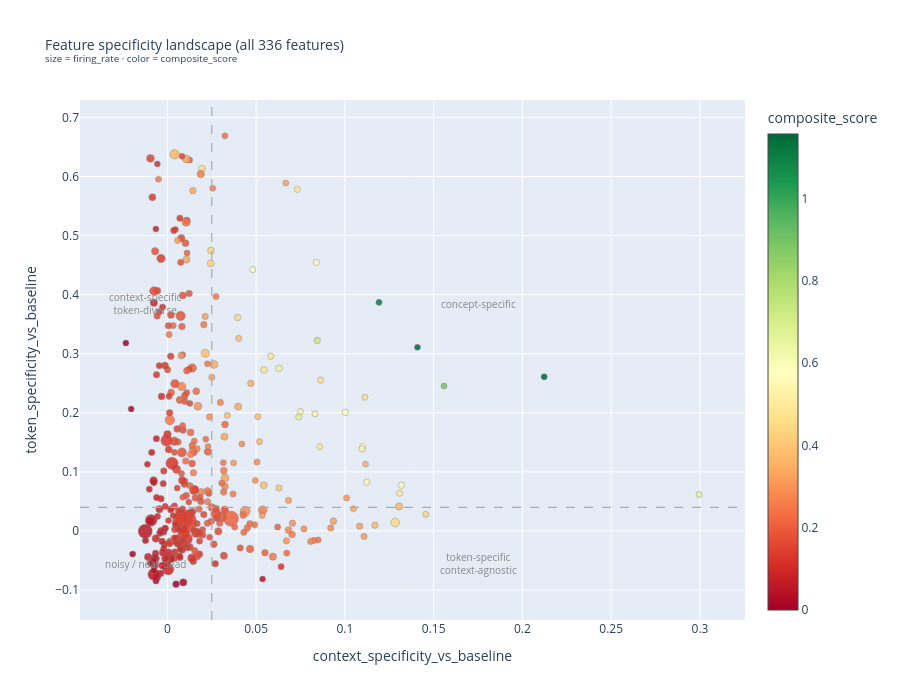

Notebook source saved alongside this figure:
### Code cell
from sae_trainer.sae_semantic_eval.feature_tracer_eval_utils import plot_feature_specificity_scatter
plot_feature_specificity_scatter(tracer, top_n=None, size_by="firing_rate")

### Figure 1 — Plotly figure (JSON) as saved in the notebook; plotly's stock layout.template omitted (floating-point values rounded to 4 significant figures; data arrays with more than 128 entries replaced by an {"elided": "..."} marker saying what was removed)
{"data": [{"hoverinfo": "text", "marker": {"color": {"elided": "336 float values"}, "colorbar": {"title": {"text": "composite_score"}}, "colorscale": [[0, "rgb(165,0,38)"], [0.1, "rgb(215,48,39)"], [0.2, "rgb(244,109,67)"], [0.3, "rgb(253,174,97)"], [0.4, "rgb(254,224,139)"], [0.5, "rgb(255,255,191)"], [0.6, "rgb(217,239,139)"], [0.7, "rgb(166,217,106)"], [0.8, "rgb(102,189,99)"], [0.9, "rgb(26,152,80)"], [1, "rgb(0,104,55)"]], "line": {"color": "grey", "width": 0.5}, "opacity": 0.85, "size": {"elided": "336 float values"}}, "mode": "markers", "showlegend": false, "text": {"elided": "336 str values"}, "type": "scatter", "x": {"elided": "336 float values"}, "y": {"elided": "336 float values"}}], "layout": {"annotations": [{"font": {"color": "#888", "size": 10}, "showarrow": false, "text": "context-specific<br>token-diverse", "x": -0.01211, "xref": "x", "y": 0.3848, "yref": "y"}, {"font": {"color": "#888", "size": 10}, "showarrow": false, "text": "concept-specific", "x": 0.1752, "xref": "x", "y": 0.3848, "yref": "y"}, {"font": {"color": "#888", "size": 10}, "showarrow": false, "text": "noisy / near-dead", "x": -0.01211, "xref": "x", "y": -0.05542, "yref": "y"}, {"font": {"color": "#888", "size": 10}, "showarrow": false, "text": "token-specific<br>context-agnostic", "x": 0.1752, "xref": "x", "y": -0.05542, "yref": "y"}], "height": 700, "hovermode": "closest", "shapes": [{"line": {"color": "#aaa", "dash": "dash", "width": 1.2}, "type": "line", "x0": 0.025, "x1": 0.025, "y0": -0.1508, "y1": 0.7296}, {"line": {"color": "#aaa", "dash": "dash", "width": 1.2}, "type": "line", "x0": -0.04923, "x1": 0.3254, "y0": 0.04, "y1": 0.04}], "title": {"font": {"size": 14}, "text": "Feature specificity landscape (all 336 features)<br><sup>size = firing_rate · color = composite_score</sup>"}, "width": 900, "xaxis": {"range": [-0.04923, 0.3254], "title": {"text": "context_specificity_vs_baseline"}, "zeroline": false}, "yaxis": {"range": [-0.1508, 0.7296], "title": {"text": "token_specificity_vs_baseline"}, "zeroline": false}}}
